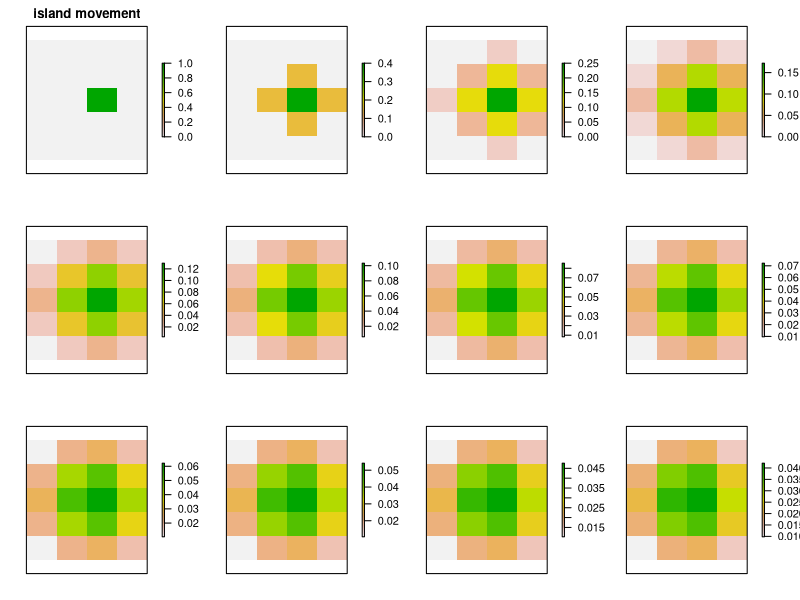
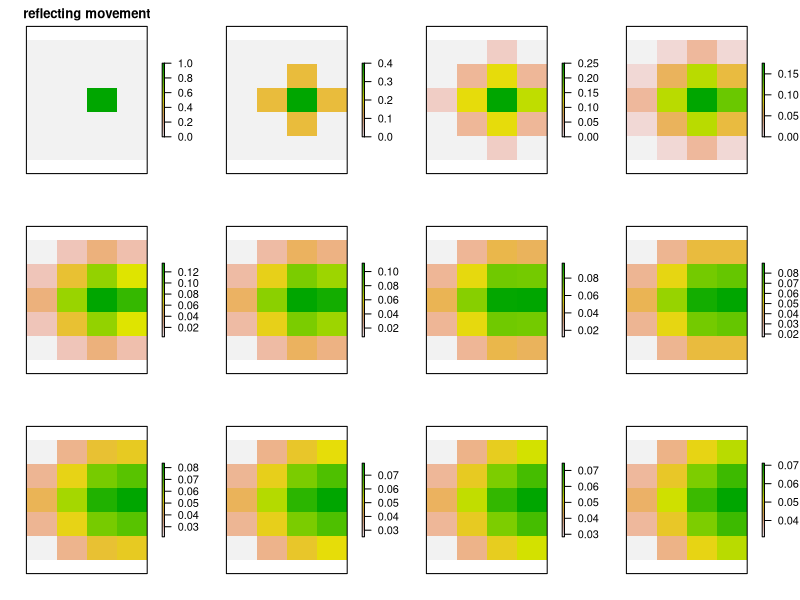

Recreate these plots in R, in order.
## ---- chunk 1

  #create a starting matrix and proportion moving
  m <- matrix(c(0,0,0,0,1,0,0,0,0),nrow=3,ncol=3)
  pMove <- 0.4

  #island model uses 0's for boundary cells
  mW = cbind( rep(0,nrow(m)), m[,-ncol(m)] )
  mN = rbind( rep(0,ncol(m)), m[-nrow(m),] )
  mE = cbind( m[,-1], rep(0,nrow(m)) )
  mS = rbind( m[-1,], rep(0,ncol(m)) )
 
  #calc arrivers in a cell from it's 4 neighbours
  mArrivers <- pMove*(mN + mE + mS + mW)/4
  mStayers <- (1-pMove)*m
  
  mNew <- mArrivers + mStayers
## ---- chunk 2
  mNew
## ---- chunk 3
rtMoveIsland <- function(m, pMove=0.4) {
  
  #speed efficient way of doing movement
  #create a copy of the matrix shifted 1 cell in each cardinal direction
  #island model uses 0's for boundary cells
  mW = cbind( rep(0,nrow(m)), m[,-ncol(m)] )
  mN = rbind( rep(0,ncol(m)), m[-nrow(m),] )
  mE = cbind( m[,-1], rep(0,nrow(m)) )
  mS = rbind( m[-1,], rep(0,ncol(m)) )
 
  #calc arrivers in a cell from it's 4 neighbours
  mArrivers <- pMove*(mN + mE + mS + mW)/4
  mStayers <- (1-pMove)*m
  
  mNew <- mArrivers + mStayers
  
  return( mNew )
}
## ---- chunk 4
rtMoveReflect <- function(m, pMove=0.4) {
  
  #speed efficient way of doing movement
  #create a copy of the matrix shifted 1 cell in each cardinal direction
  #reflecting boundaries
  #0's from island model above are replaced with a copy of boundary row or col
  mW = cbind( m[,1], m[,-ncol(m)] )
  mN = rbind( m[1,], m[-nrow(m),] )
  mE = cbind( m[,-1], m[,ncol(m)] )
  mS = rbind( m[-1,], m[nrow(m),] ) 
  
  #calc arrivers in a cell from it's 4 neighbours
  mArrivers <- pMove*(mN + mE + mS + mW)/4
  mStayers <- (1-pMove)*m
  
  mNew <- mArrivers + mStayers
  
  return( mNew )
}
## ---- chunk 5

nY <- 5
nX <- 4
nDays <- 12
#create arrays to store results
aIsland <- aReflect <- array(0, dim=c(nY, nX, nDays))

#populate central cell of starting grid on day1
aIsland[3,3,1] <- aReflect[3,3,1] <- 1
#set proportion moving
pMove <- 0.6

for(day in 2:nDays)
{
  aIsland[,,day] <- rtMoveIsland(aIsland[,,day-1], pMove=pMove)  
  aReflect[,,day] <- rtMoveReflect(aReflect[,,day-1], pMove=pMove)  
}

#quick way of displaying population spread over time
require(raster)
plot( raster::brick(aIsland), axes=FALSE, main="island movement" )

plot( raster::brick(aReflect), axes=FALSE, main="reflecting movement" )
